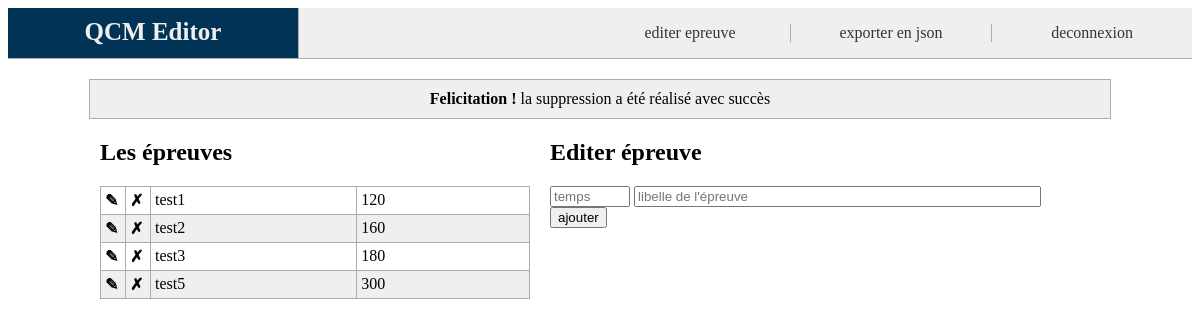
Screenshot of /index.php?controller=control_epreuve&task=sup&test_id=1 (signed in) with the database file from the repository.
### tables this page shows
CREATE TABLE IF NOT EXISTS `test` (
  `test_id` int(11) NOT NULL AUTO_INCREMENT,
  `test_word` text,
  `test_duration` int(11) DEFAULT NULL,
  `member_id` int(11) DEFAULT NULL,
  PRIMARY KEY (`test_id`)
);

### model.php (called while the page is built, shortened)
<?php
	class crud{
		private function server(){
			$db = new PDO('mysql:host=localhost;dbname=quiz_db','root','');
			return $db;
		}
		public function readWhere($table,$field,$condition,$data){
			$db = $this->server();
			$req = $db->prepare('SELECT '.$field.' FROM '.$table.' WHERE '.$condition.'');
			$req->execute($data);
			return $req;
		}
	}
?>

### view/epreuve.php (the view, shortened to what this page needs)
<?php
	require('./view/epreuve_editor.php');
	echo '<h2>Les épreuves</h2>';
	echo '<table border="0" width="100%" bgcolor="#acacac" cellspacing="1" cellpadding="4">';
	$bg = '#ffffff';
	if($req->rowCount()==0){
		echo '<tr><td align="center" height="100" bgcolor="#ffffff">Votre base de données d\'épreuve est vide</td></tr>';
	}else{
		while($dt=$req->fetch()){
			$data = $dt['test_id'].';'.$dt['test_word'].';'.$dt['test_duration'];
			echo '<tr>';
			echo '<td bgcolor="'.$bg.'" width="16"><a onClick="testUpdate(\''.$data.'\')" style="color:#000000; font-weight:bold;">&#9998;</a></td>';
			echo '<td bgcolor="'.$bg.'" width="16"><a href="index.php?controller=control_epreuve&task=sup&test_id='.$dt['test_id'].'" style="color:#000000; font-weight:bold;">&cross;</a></td>';
			echo '<td bgcolor="'.$bg.'"><a href="index.php?controller=control_question&test_id='.$dt['test_id'].'" style="color:#000000;" >'.$dt['test_word'].'</a></td>';
			echo '<td bgcolor="'.$bg.'"><a href="index.php?controller=control_question&test_id='.$dt['test_id'].'" style="color:#000000;" >'.$dt['test_duration'].'</a></td>';
			echo '</tr>';
			$bg = ($bg=='#efefef')? '#ffffff' : '#efefef';
		}
	}
	echo '</table>';
	require('template.php');
?>

### public/ui.css (style rules this page uses)
* { text-decoration:none; }

### rows the page displays
test: test_word "test1", test_duration "120"
test: test_word "test2", test_duration "160"
test: test_word "test3", test_duration "180"
test: test_word "test5", test_duration "300"
